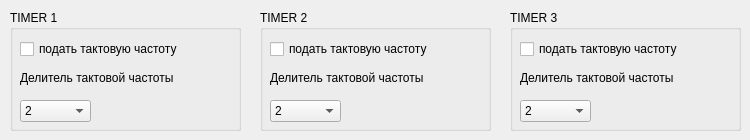
      <widget class="QWidget" name="tab_12">
       <attribute name="title">
        <string>TIMER</string>
       </attribute>
       <widget class="QGroupBox" name="groupBox_17">
        <property name="geometry">
         <rect>
          <x>10</x>
          <y>10</y>
          <width>231</width>
          <height>121</height>
         </rect>
        </property>
        <property name="title">
         <string>TIMER 1</string>
        </property>
        <widget class="QCheckBox" name="checkBox_70">
         <property name="geometry">
          <rect>
           <x>10</x>
           <y>30</y>
           <width>171</width>
           <height>18</height>
          </rect>
         </property>
         <property name="text">
          <string>подать тактовую частоту</string>
         </property>
        </widget>
        <widget class="QLabel" name="label_21">
         <property name="geometry">
          <rect>
           <x>10</x>
           <y>60</y>
           <width>171</width>
           <height>16</height>
          </rect>
         </property>
         <property name="text">
          <string>Делитель тактовой частоты</string>
         </property>
        </widget>
        <widget class="QComboBox" name="comboBox_18">
         <property name="geometry">
          <rect>
           <x>10</x>
           <y>90</y>
           <width>71</width>
           <height>22</height>
          </rect>
         </property>
         <item>
          <property name="text">
           <string>2</string>
          </property>
         </item>
         <item>
          <property name="text">
           <string>4</string>
          </property>
         </item>
         <item>
          <property name="text">
           <string>8</string>
          </property>
         </item>
         <item>
          <property name="text">
           <string>16</string>
          </property>
         </item>
         <item>
          <property name="text">
           <string>32</string>
          </property>
         </item>
         <item>
          <property name="text">
           <string>64</string>
          </property>
         </item>
         <item>
          <property name="text">
           <string>128</string>
          </property>
         </item>
        </widget>
       </widget>
       <widget class="QGroupBox" name="groupBox_18">
        <property name="geometry">
         <rect>
          <x>260</x>
          <y>10</y>
          <width>231</width>
          <height>121</height>
         </rect>
        </property>
        <property name="title">
         <string>TIMER 2</string>
        </property>
        <widget class="QCheckBox" name="checkBox_73">
         <property name="geometry">
          <rect>
           <x>10</x>
           <y>30</y>
           <width>171</width>
           <height>18</height>
          </rect>
         </property>
         <property name="text">
          <string>подать тактовую частоту</string>
         </property>
        </widget>
        <widget class="QLabel" name="label_24">
         <property name="geometry">
          <rect>
           <x>10</x>
           <y>60</y>
           <width>171</width>
           <height>16</height>
          </rect>
         </property>
         <property name="text">
          <string>Делитель тактовой частоты</string>
         </property>
        </widget>
        <widget class="QComboBox" name="comboBox_21">
         <property name="geometry">
          <rect>
           <x>10</x>
           <y>90</y>
           <width>71</width>
           <height>22</height>
          </rect>
         </property>
         <item>
          <property name="text">
           <string>2</string>
          </property>
         </item>
         <item>
          <property name="text">
           <string>4</string>
          </property>
         </item>
         <item>
          <property name="text">
           <string>8</string>
          </property>
         </item>
         <item>
          <property name="text">
           <string>16</string>
          </property>
         </item>
         <item>
          <property name="text">
           <string>32</string>
          </property>
         </item>
         <item>
          <property name="text">
           <string>64</string>
          </property>
         </item>
         <item>
          <property name="text">
           <string>128</string>
          </property>
         </item>
        </widget>
       </widget>
       <widget class="QGroupBox" name="groupBox_19">
        <property name="geometry">
         <rect>
          <x>510</x>
          <y>10</y>
          <width>231</width>
          <height>121</height>
         </rect>
        </property>
        <property name="title">
         <string>TIMER 3</string>
        </property>
        <widget class="QCheckBox" name="checkBox_74">
         <property name="geometry">
          <rect>
           <x>10</x>
           <y>30</y>
           <width>171</width>
           <height>18</height>
          </rect>
         </property>
         <property name="text">
          <string>подать тактовую частоту</string>
         </property>
        </widget>
        <widget class="QLabel" name="label_25">
         <property name="geometry">
          <rect>
           <x>10</x>
           <y>60</y>
           <width>171</width>
           <height>16</height>
          </rect>
         </property>
         <property name="text">
          <string>Делитель тактовой частоты</string>
         </property>
        </widget>
        <widget class="QComboBox" name="comboBox_22">
         <property name="geometry">
          <rect>
           <x>10</x>
           <y>90</y>
           <width>71</width>
           <height>22</height>
          </rect>
         </property>
         <item>
          <property name="text">
           <string>2</string>
          </property>
         </item>
         <item>
          <property name="text">
           <string>4</string>
          </property>
         </item>
         <item>
          <property name="text">
           <string>8</string>
          </property>
         </item>
         <item>
          <property name="text">
           <string>16</string>
          </property>
         </item>
         <item>
          <property name="text">
           <string>32</string>
          </property>
         </item>
         <item>
          <property name="text">
           <string>64</string>
          </property>
         </item>
         <item>
          <property name="text">
           <string>128</string>
          </property>
         </item>
        </widget>
       </widget>
      </widget>
